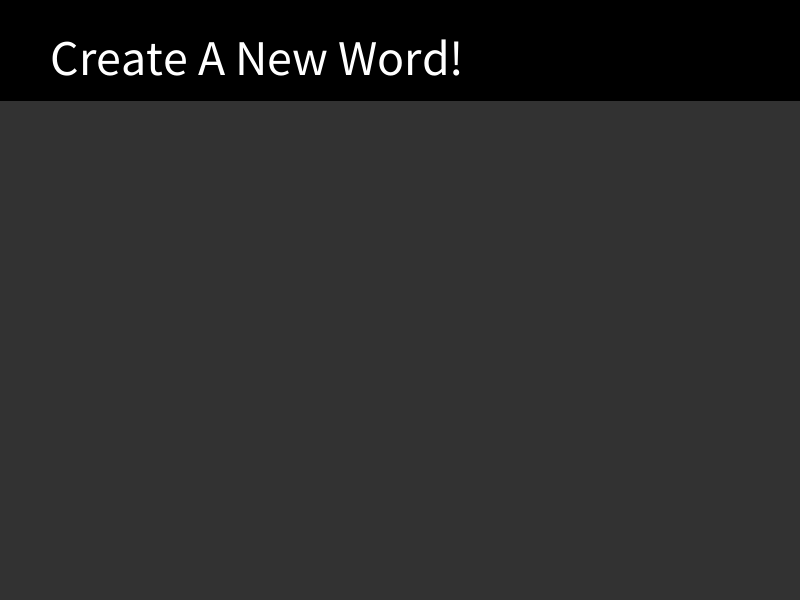
Frame 1 (no input)
Frame 60 (the mouse pressed at the canvas centre just before this capture): identical to frame 1, image omitted
Frame 120 (the mouse held since frame 60 and released just before this capture): identical to frame 1, image omitted

The Processing sketch that drew this single still picture (run headless with seeded random() and noise(); from frame 60 on, the mouse is pressed at the canvas centre):

// Processing sketch: Word_Thing
// ── Word_Thing.pde
StringList words;
String Phase = "Begin";
boolean chL = false;
void setup(){
  words = new StringList();
  size(800,600);
}
void draw(){
  if(Phase == "Begin"){
    begDraw();
  }
}
// ── Beginning.pde

void begDraw(){
  background(50);
  fill(0);
  rect(0,0,width,height/6);
  fill(255);
  textSize(50);
  text("Create A New Word!",50,height/12+25);
}
void begstats(){
  int wsize = 0;
  background(50);
  fill(0);
  rect(0,0,width,height/6);
  fill(255);
  textSize(50);
  text("Word Length:"+wsize,50,height/12+25);
}
void keyPressed(){
  if(Phase == "begSt" && chL == true){
    
  }
}
// ── Words.pde
void addword(String word){
  words.append(word);
}
